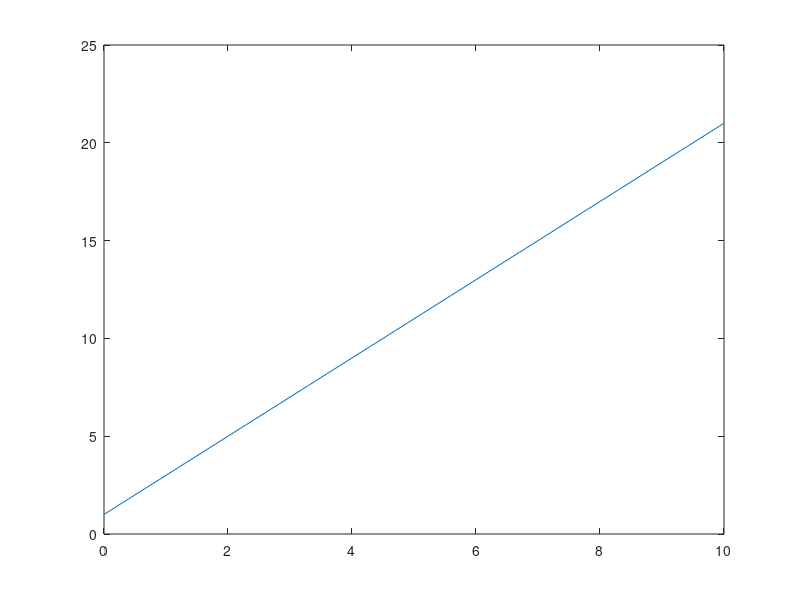

This chart was generated by the following MATLAB code:
% mas pro
clear all
close all
clc

x_iniclal = 1;
v = 2; % velocidad constante 
t = 0:.1:10;
x = x_iniclal + (v * t)
plot(t, x)